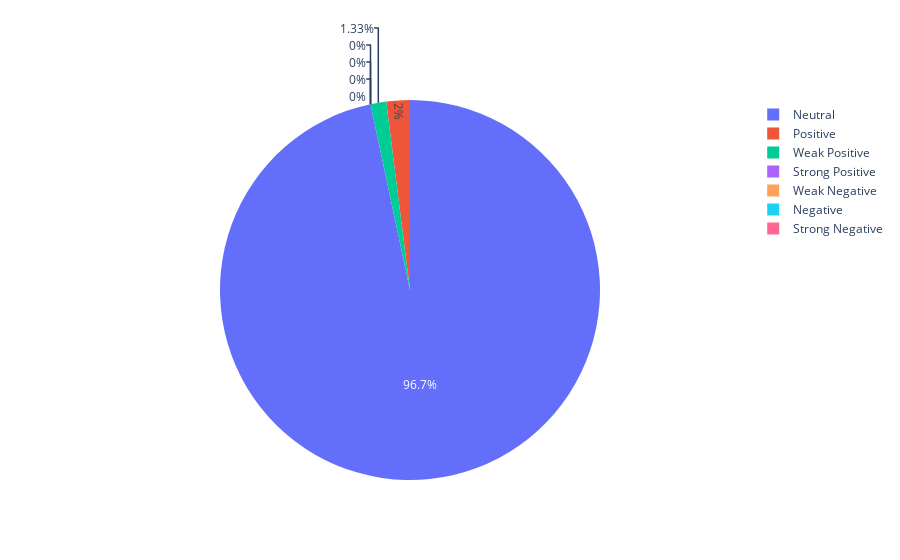

Source (notebook cell):
### Code cell
import tweepy
from tweepy import Stream 
from tweepy import OAuthHandler #for authentication, associated with twitter app
from tweepy.streaming import StreamListener #will listen to tweets 
from tweepy import API
from tweepy import Cursor
import pandas as pd
import matplotlib.pyplot as plt
import numpy as np

import re #regular expression
from textblob import TextBlob

#import twitter_credentials

#### Twitter Client ####
class TwitterClient():
    def __init__(self, twitter_user=None):
        self.auth = TwitterAuthenticator().authenticate_twitter_app()
        self.twitter_client = API(self.auth)
        
    def get_twitter_client_api(self):
        return self.twitter_client
    
        self.twitter_user = twitter_user
    def get_user_timeline_tweets(self, num_tweets):
        tweets = []
        for tweet in Cursor(self.twitter_client.user_timeline, id = self.twitter_user).items(num_tweets):
            tweets.append(tweet)
        return tweets
    
    def get_friend_list(self, num_friends):
        friend_list = []
        for friend in Cursor(self.twitter_client.friends, id = self.twitter_user).items(num_friends):
            friend_list.append(friend)
        return friend_list
    
    def get_home_timeline_tweets(self, num_tweets):
        home_timeline_tweets = []
        for tweet in Cursor(self.twitter_client.home_timeline, id = self.twitter_user).items(num_tweets):
            home_timeline_tweets.append(tweet)
        return home_timeline_tweets
            

consumer_key = "RIydQiP66Cg0UWDUXaB3AFqbu"
consumer_secret = "F46Sl56eK72JGh6b1FOifWrKkEl9mnRrGvor13aI6XxsZfx59a"

access_key = "92405502-3KOekUgDt9huukhwFBdWP4jWWgwpL0dmCW47Iv6SE"
access_secret = "4HKAif32McyqUl3BzKmyK87wjtdiTj8py3V8TyZPDHt6s"

auth = tweepy.OAuthHandler(consumer_key, consumer_secret)
auth.set_access_token(access_key, access_secret)
api = tweepy.API(auth)

#### Twitter Authenticator ####
class TwitterAuthenticator():
    
    def authenticate_twitter_app(self):
        auth = OAuthHandler(consumer_key, consumer_secret)
        auth.set_access_token(access_key, access_secret)
        return auth
        

#### Twitter Streamer ####
class TwitterStreamer():
    """
    Class for streaming and processing live tweets
    """
    def __init__(self):
        self.twitter_authenticator = TwitterAuthenticator()
    
    def stream_tweets(self, fetched_tweets_filename, hash_tag_list):
        #This handles twitter authentication and the connection to the Twitter Streaming API.
        listener = TwitterListener(fetched_tweets_filename)
        auth = self.twitter_authenticator.authenticate_twitter_app()
        stream = Stream(auth, listener)
    
        #This line filters Twitter Stream to capture data by the keywords:
        stream.filter(track=hash_tag_list)

    
### Twitter Stream Listener
class TwitterListener(StreamListener):
    """
    This is a basic listener class that just prints received tweets to stdout.
    """
    def __init__(self, fetched_tweets_filename): #__init__ function to handle the authentication of API client
        self.fetched_tweets_filename = fetched_tweets_filename
        
    def on_data(self, data):
        try: 
            print(data)
            with open(self.fetched_tweets_filename, 'a') as tf:
                tf.write(data)
            return True
        except BasedException as e:
            print("Error on data: %s" % str(e))
        return True
    
    
    def on_error(self, status):
        if status == 420:
            # Returning false on_data method in case rate limit occurs.
            return False
        print(status)
        
class TweetAnalyzer():
    """
    Functionality for analyzing and categorizing content from tweets
    """

    def clean_tweet(self, tweet):
        #removesspecial characters from the strings and hyperlinks and returns a clean tweets
        return ' '.join(re.sub("(@[A-Za-z0-9]+)|([^0-9A-Za-z \t])|(\w+:\/\/\S+)", " ", tweet).split())
    
    def analyze_sentiment(self, tweet):
        analysis = TextBlob(self.clean_tweet(tweet))
        #Textblob helps to 1) Tokenize 2) Remove stopwords 
        # 3)Do Part of Speech(POS) tagging of tokens to adjective, adverbs
        # 4)Pass the tokens to a sentiment classifier which classifies tweet sentiment as
        # positive/negative/neutral by assigning polarity -1.0 to 1.0 . 
        # Textblob is trained on movie reviews dataset on a Naive Bayes Classifier
        
        return analysis.sentiment.polarity
    
    def tweets_to_data_frame(self, tweets):
        df = pd.DataFrame(data = [tweet.text for tweet in tweets], columns=['tweets'])
        df['id'] = np.array([tweet.id for tweet in tweets])
        df['len'] = np.array([len(tweet.text) for tweet in tweets])
        df['date'] = np.array([tweet.created_at for tweet in tweets])
        df['source'] = np.array([tweet.source for tweet in tweets])
        df['likes'] = np.array([tweet.favorite_count for tweet in tweets])
        df['retweets'] = np.array([tweet.retweet_count for tweet in tweets])
        return df
    


search_topic = input("Enter topic to search: ")
if __name__ == "__main__":
    
    twitter_client = TwitterClient()
    tweet_analyzer = TweetAnalyzer()
    api = twitter_client.get_twitter_client_api()
    
#     tweets = api.user_timeline(screen_name = "Fight4HongKong", count  = 2000 )
    tweets = [status for status in tweepy.Cursor(api.search, q="*", geocode = "37.0902,95.7129,250km "
                                                 ).items(150)]

    
    polarity = 0
    positive = 0
    wpositive = 0
    spositive = 0
    negative = 0
    wnegative = 0
    snegative = 0
    neutral = 0

    df = tweet_analyzer.tweets_to_data_frame(tweets)
    df['sentiment'] = np.array([tweet_analyzer.analyze_sentiment(tweet) for tweet in df['tweets']])
    for sentiment in df['sentiment']:
        
        if sentiment == 0:
            neutral += 1
        elif (sentiment > 0 and sentiment <= 0.3):
            wpositive += 1
        elif (sentiment > 0.3 and sentiment <= 0.6):
            positive += 1
        elif (sentiment > 0.6 and sentiment <= 1):
            spositive += 1
        elif (sentiment > -0.3 and sentiment <= 0):
            wnegative += 1
        elif (sentiment > -0.6 and sentiment <= -0.3):
            negative += 1
        elif (sentiment > -1 and sentiment <= -0.6):
            snegative += 1


#Dataframe of count of categorized sentiments 
df_sentiments = pd.DataFrame({'Sentiment Classification Range':['0.6 to 1.0', '0.3 to 0.6', '0 to 0.3','0',
                                                                '-0.3 to 0 ', '-0.6 to 0.3', '-1.0 to -0.6'],
                              'Sentiments':['Strong Positive',"Positive","Weak Positive", "Neutral",
                                          "Weak Negative", "Negative", "Strong Negative"],
                                'Count':[spositive, positive, wpositive,
                                            neutral, wnegative, negative, snegative],
                             })


#Pie Chart to show the percentage of Sentiments 
import plotly.graph_objects as go 
labels = ['Strong Positive',"Positive","Weak Positive", "Neutral",
            "Weak Negative", "Negative", "Strong Negative"
         ]
values = [spositive, positive, wpositive,
          neutral, wnegative, negative, snegative
         ]
fig = go.Figure(data = [go.Pie(labels = labels , values = values)])


#Word Cloud for most common words in the given topic
from wordcloud import WordCloud, STOPWORDS, ImageColorGenerator
all_tweets = ' '.join(tweet for tweet in df['tweets'])
wordcloud = WordCloud(stopwords=STOPWORDS).generate(all_tweets)
plt.figure(figsize = (15,15))
plt.imshow(wordcloud, interpolation='bilinear')
plt.axis("off")


plt.show()
fig.show()
df_sentiments

### Figure 1 — Plotly figure (JSON) as saved in the notebook; plotly's stock layout.template omitted (floating-point values rounded to 4 significant figures)
{"data": [{"labels": ["Strong Positive", "Positive", "Weak Positive", "Neutral", "Weak Negative", "Negative", "Strong Negative"], "type": "pie", "values": [0, 3, 2, 145, 0, 0, 0]}], "layout": {}}
